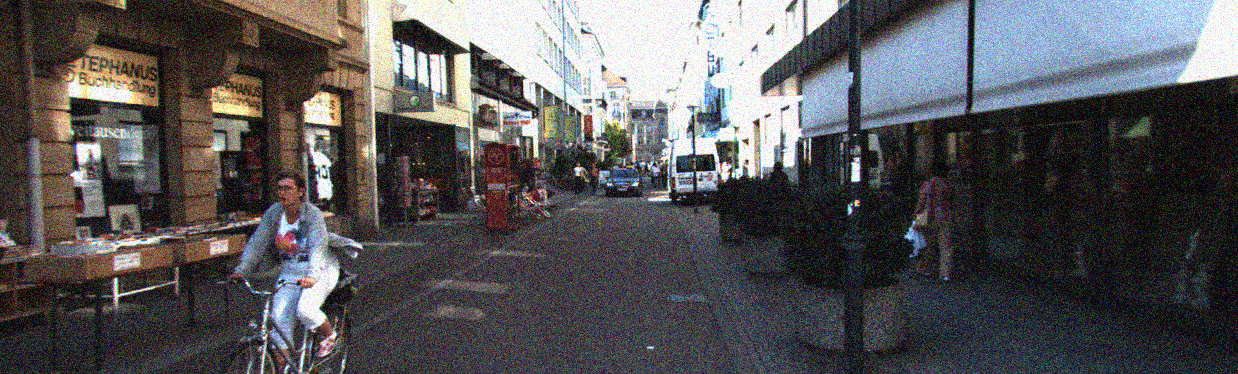
#> input picture images/gaussian_noise.png, 1238 x 374 px; its folder holds only this picture in this run
$ python filter2.py
#> lines starting #> are read from the running program, lines starting #| are printed output that depends on the picture
# -*- coding: utf-8 -*-


import os # 导入文件处理库
import cv2 # 导入图像处理库
import math # 导入数学库
import numpy as np # 导入矩阵处理库

pic = [] # 定义空的数组用以储存图像矩阵

input_dir = './images/' # 输入图片文件夹
out_dir = './task2/' # 输出图片文件夹
doc = os.listdir(input_dir) # 所有图片文件名称列表

picname = ['gaussian', 'origin', 'pepper'] # 三张图片名称集合

def CutImg(img, h, w, ksize): # 定义图片裁剪函数，将卷积前填充的多余像素裁剪
    '''
    img: 待处理图像
    h,w : 原图像长，宽
    ksize: 卷积核大小
    '''

    n = ksize//2 # 根据卷积核大小确定裁剪范围
    result = img[n:h+n, n:w+n] # 裁剪
    return result # 返回结果

def GaussianKernel(ksize, sigmac): # 定义高斯核生成函数
    '''
    ksize: 高斯核尺寸
    sigmac: 用来控制图像灰度变化权重
    '''

    r = ksize // 2 # 高斯核半径
    c = r
    denominator = 2 * sigmac * sigmac # 高斯公式中e的幂的分母
    kernel = np.zeros((ksize, ksize)) # 生成一个空矩阵用于储存高斯核的值

    for i in range(-r, r + 1): # 遍历高斯核中的每个元素
        for j in range(-c, c + 1):
            kernel[i + r][j + c] = math.exp(-(i * i + j * j) / denominator) # 计算每个元素的值

    return kernel # 得到并返回高斯核

def BilateralFilter(img, ksize, sigmac, sigmas,numb): # 定义双边滤波函数
    '''
    img: 待处理图像
    ksize: 权重矩阵尺寸
    sigmac: 用来控制图像灰度变化权重
    sigmas: 用来控制空间距离变化权重
    numb: 保存图片名称代号
    '''

    gkernel = GaussianKernel(ksize, sigmac) # 得到高斯核
    radius = ksize // 2 # 权值矩阵半径
    h, w = img.shape # 获得单通道灰度图像长宽
    result = np.zeros((h, w)) # 构建空矩阵储存结果图片

    for ri in range(radius, h - radius): # 遍历原图片每个像素
        for ci in range(radius, w - radius):
            # 根据下标获得该处理模板区域内的像素值
            start_x, end_x = ci - radius, ci + radius # x方向区域范围
            start_y, end_y = ri - radius, ri + radius # y方向区域范围
            region = img[start_y:end_y + 1, start_x:end_x + 1] # 获得该区域像素值
            similarity_weight = np.exp(-0.5 * np.power(region - img[ri, ci], 2.0) / math.pow(sigmas, 2)) # 计算像素相似度

            weight = similarity_weight * gkernel # 最终权值矩阵
            weight = weight / np.sum(weight) # 归一化

            result[ri, ci] = np.sum(region * weight) # 得到滤波后的像素

    result = CutImg(result, 374, 1238, ksize) # 裁剪图像

    cv2.imwrite(out_dir + '7x7_Bilateral_' + picname[numb] + '.png', result) # 储存图像


def GuideFilter(gimg, img, ksize, eps, numb): # 定义导向滤波函数
    '''
    gimg: 导向图片
    img: 待处理图像
    ksize: 滤波器尺寸
    eps: 正则化参数
    numb: 保存图片名称代号
    '''

    gimg1 = gimg/255.0 # 导向图片归一化
    img1 = img/255.0 # 输入图片归一化

    mean_g = cv2.blur(gimg1, ksize) # 导向图片的均值平滑
    mean_i = cv2.blur(img1, ksize) # 输入图片的均值平滑
    mean_gg = cv2.blur(gimg1*gimg1, ksize) # 导向图片×导向图片的均值平滑
    mean_gi = cv2.blur(gimg1*img1, ksize) # 导向图片×输入图片的均值平滑

    var_g = mean_gg - mean_g * mean_g # 计算窗口中的方差
    cov_gi = mean_gi - mean_g * mean_i # 计算窗口中的协方差

    a = cov_gi / (var_g + eps) # 计算线性相关因子a
    b = mean_i - a*mean_g # 计算线性相关因子b

    mean_a = cv2.blur(a, ksize) # 对a进行均值平滑
    mean_b = cv2.blur(b, ksize) # 对b进行均值平滑

    q = mean_a*gimg1 + mean_b # 计算导向滤波结果
    q = CutImg(q, 374, 1238, ksize[0]) # 裁剪图像

    # 因为导向滤波返回的是灰度值范围在[0,1]之间的图像矩阵，保存8位图要先乘255，再转换数据类型
    result = q * 255 # 变换成可视图像
    result [result > 255] = 255 # 像素将最大值设定为255
    result = np.round(result) # 每个像素取整
    result = result.astype(np.uint8) # 转换成uint8格式

    cv2.imwrite(out_dir + '7x7_Guide_' + picname[numb] + '.png', result) # 保存图像


# [54 lines left out: function FastGuideFilter, not called in this run]

def GaussianFilter(img, numb): # 定义高斯滤波函数
    '''
    img: 待处理图像
    numb: 保存图片名称代号
    '''

    gau = cv2.GaussianBlur(img, (7, 7), 0, 0) # 使用7×7高斯滤波器滤波

    gau = CutImg(gau, 374, 1238, 7) # 裁剪图像

    cv2.imwrite(out_dir + '7x7_Gauss_' + picname[numb] + '.png', gau) # 保存图像

def MeanFilter(img, numb): # 定义均值滤波函数
    '''
    img: 待处理图像
    numb: 保存图片名称代号
    '''

    m = cv2.blur(img,(7,7)) # 7×7卷积核均值滤波

    m = CutImg(m, 374, 1238, 7) # 裁剪图像

    cv2.imwrite(out_dir + '7x7_Mean_' + picname[numb] + '.png', m) # 保存图像

    '''
    7×7 均值滤波算子
    [1  1  1  1  1  1  1
     1  1  1  1  1  1  1
     1  1  1  1  1  1  1
     1  1  1  1  1  1  1
     1  1  1  1  1  1  1
     1  1  1  1  1  1  1
     1  1  1  1  1  1  1]
    '''

for file in doc:
    I = cv2.imread(input_dir+file, 0) # 依次读取全部灰度图片
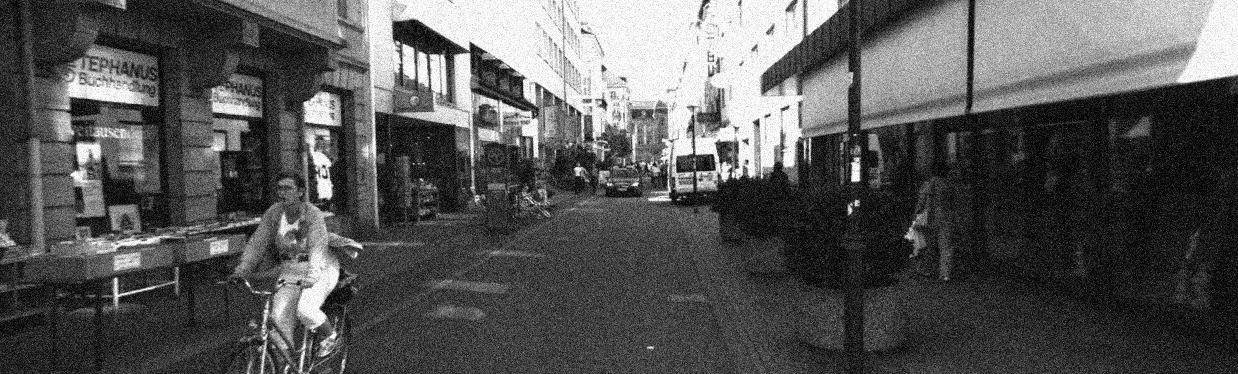
#> I: shape (374, 1238); min 0, max 255, mean 86.6
    L = cv2.copyMakeBorder(I, 3, 3, 3, 3, cv2.BORDER_REPLICATE) # 根据边缘像素值向外扩充3个相同的像素
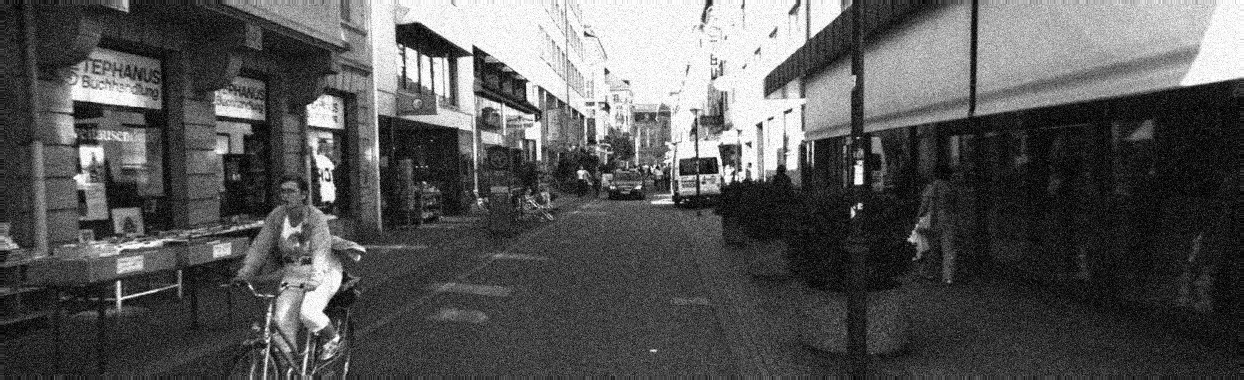
#> L: shape (380, 1244); min 0, max 255, mean 86.8
    pic.append(L) # 储存灰度图像矩阵
    cv2.imwrite(out_dir + file, I) # 保存灰度图像

for i in range(len(pic)): # 对所有图像进行滤波
    BilateralFilter(pic[i], 7, 25*25, 25/2, i) # 进行权重矩阵为7×7的双边滤波
    GuideFilter(pic[i], pic[i], (7, 7), 0.01, i) # 进行导向图片与输入图片相同的导向滤波
    #FastGuideFilter(pic[i], pic[i], (7, 7), 0.01, 0.5, i) # 进行导向图片与输入图片相同的快速导向滤波
    MeanFilter(pic[i],i) # 进行均值滤波
    GaussianFilter(pic[i], i) # 进行高斯滤波
#> this loop made 1 pass
#> (radius in BilateralFilter, h in BilateralFilter, w in BilateralFilter) on pass 1: (3, 380, 1244)
#> pass 1, in GuideFilter, `mean_g = cv2.blur(gimg1, ksize)`:
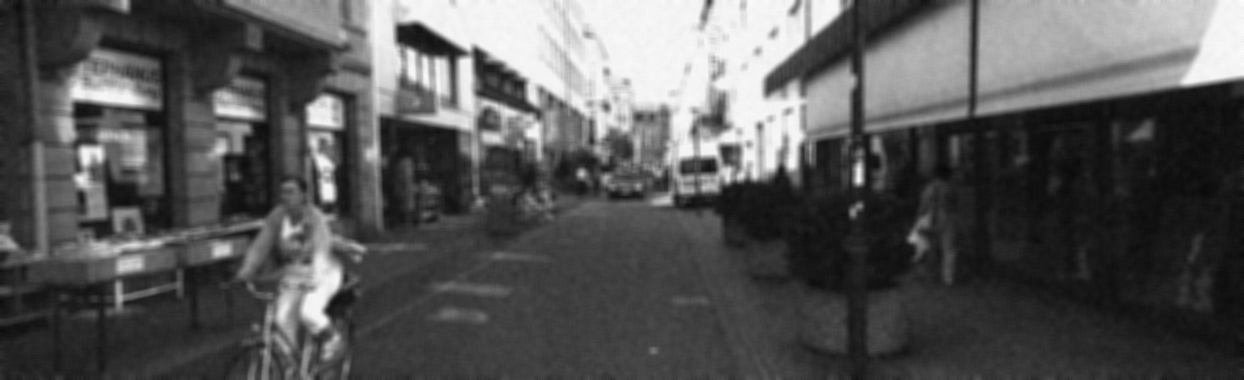
#> mean_g: shape (380, 1244) float64; min 0.0325, max 1, mean 0.34

$ run again, on images/wheel.png
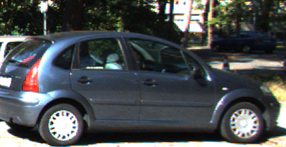
#> input picture images/wheel.png, 286 x 147 px
#> `L = cv2.copyMakeBorder(I, 3, 3, 3, 3, cv2.BORDER_REPLICATE)`:
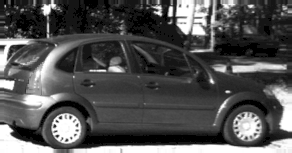
#> L: shape (153, 292); min 0, max 255, mean 82.1
#> the loop `for i in range(len(pic)):` made 1 pass
#> (radius in BilateralFilter, h in BilateralFilter, w in BilateralFilter) on pass 1: (3, 153, 292)
#> pass 1, in GuideFilter, `mean_g = cv2.blur(gimg1, ksize)`:
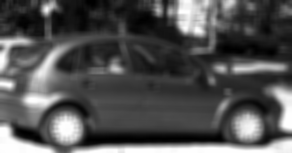
#> mean_g: shape (153, 292) float64; min -2.58e-16, max 1, mean 0.322; drawn with min black and max white
